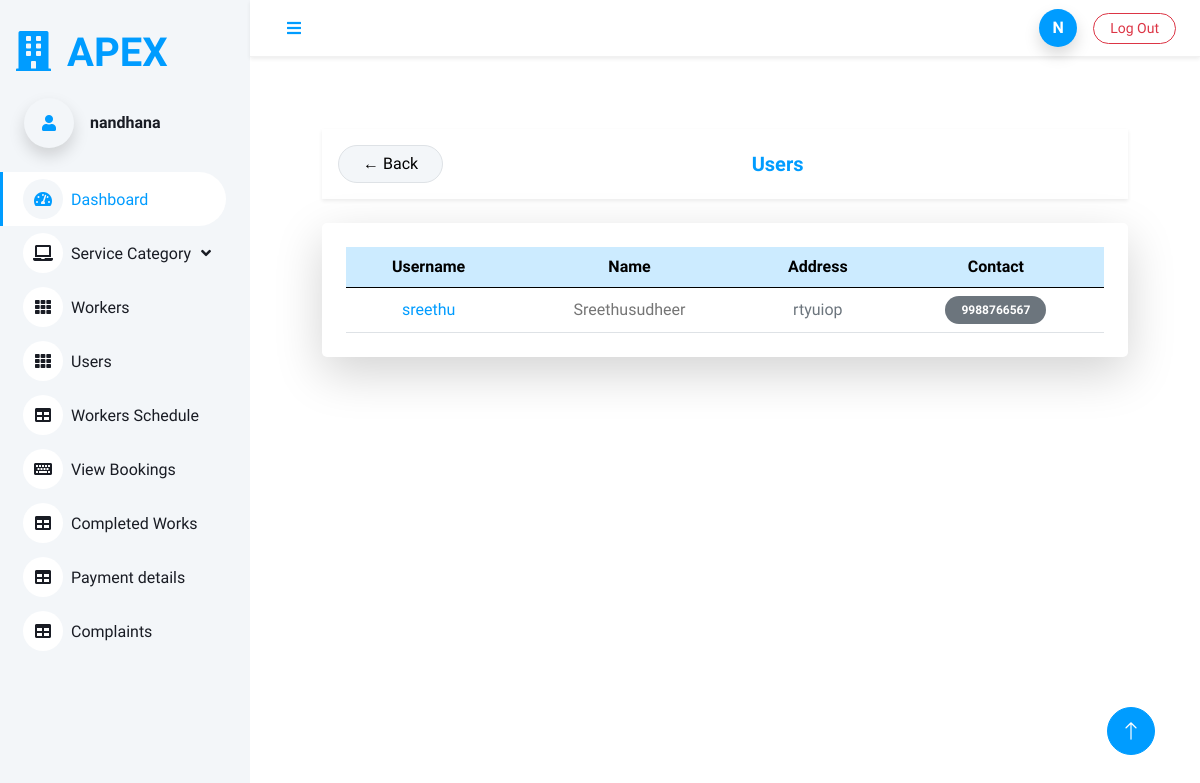
The page /users (signed in) on the database its author committed.
### Homeserviceapp/models.py (models this page shows)
class Login(AbstractUser):
    is_user = models.BooleanField(default=False)
    is_worker = models.BooleanField(default=False)

class UserRegistration(models.Model):
    user = models.OneToOneField(Login, on_delete=models.CASCADE, related_name='user')
    name = models.CharField(max_length=250)
    address = models.TextField(max_length=300)
    contact = models.IntegerField()

### Homeserviceapp/views.py (the view)
# urls.py: path('users', views.view_users, name='users'),
def view_users(request):
    data = UserRegistration.objects.all()
    return render(request, 'admin/view_users.html', {'data': data})

### templates/admin/view_users.html (shortened to what this page needs)
{% extends 'admin/admin_dashboard.html' %}
{% block content %}
<div class="container py-4">
    <div class="d-flex justify-content-between align-items-center mb-4 p-3 bg-white shadow-sm rounded-4">
        <a href="{% url 'admin_dashboard' %}" class="btn btn-light border rounded-pill px-4">
            ← Back
        </a>
        <h5 class="mb-0 fw-bold text-primary">Users</h5>
    </div>
    <div class="card border-0 shadow-lg rounded-4">
        <div class="card-body p-4">
            <div class="table-responsive">
                <table class="table table-hover align-middle text-center mb-0">
                    <thead class="table-primary">
                        <tr>
                            <th>Username</th>
                            <th>Name</th>
                            <th>Address</th>
                            <th>Contact</th>
                        </tr>
                    </thead>
                    <tbody>
                        {% for i in data %}
                        <tr>
                            <td class="fw-semibold text-primary">
                                {{ i.user.username }}
                            </td>
                            <td>{{ i.name }}</td>
                            <td class="text-muted">
                                {{ i.address }}
                            </td>
                            <td>
                                <span class="badge bg-secondary px-3 py-2 rounded-pill">
                                    {{ i.contact }}
                                </span>
                            </td>
                        </tr>
                        {% empty %}
                        <tr>
                            <td colspan="4" class="text-muted py-4">
                                No users found
                            </td>
                        </tr>
                        {% endfor %}
                    </tbody>
                </table>
            </div>
        </div>
    </div>
</div>
{% endblock %}

### templates/admin/admin_dashboard.html (shortened to what this page needs)
<!DOCTYPE html>
<html lang="en">
{% load static %}
<head>
    <link href="https://cdnjs.cloudflare.com/ajax/libs/font-awesome/5.10.0/css/all.min.css" rel="stylesheet">
    <link href="https://cdn.jsdelivr.net/npm/bootstrap-icons@1.4.1/font/bootstrap-icons.css" rel="stylesheet">
    <link href=" {% static '/dashboard/lib/owlcarousel/assets/owl.carousel.min.css' %} " rel="stylesheet">
    <link href=" {% static '/dashboard/lib/tempusdominus/css/tempusdominus-bootstrap-4.min.css' %} " rel="stylesheet" />
    <link href=" {% static '/dashboard/css/bootstrap.min.css' %} " rel="stylesheet">
    <link href=" {% static '/dashboard/css/style.css' %} " rel="stylesheet">
</head>
<body>
    <div>
        <div class="sidebar pe-4 pb-3">
            <nav class="navbar bg-light navbar-light">
                <a href=" {% static 'index.html' %} " class="navbar-brand d-flex align-items-center">
                    <h1 class="m-3 text-primary"><i class="fa fa-building me-3"></i>APEX</h1>
                </a>
                <div class="d-flex align-items-center ms-4 mb-4">
                     <div class="bg-light rounded-circle d-inline-flex align-items-center justify-content-center shadow"
                             style="width: 50px; height: 50px;">
                            <i class="fa fa-user fa-x text-primary"></i>
                        </div>
                    <div class="ms-3">
                        <h6 class="mb-0">{{user.username}}</h6>
                    </div>
                </div>
                <div class="navbar-nav w-100">
                    <a href=" {% url 'admin_dashboard' %} " class="nav-item nav-link active"><i class="fa fa-tachometer-alt me-2"></i>Dashboard</a>
                    <div class="nav-item dropdown">
                        <a href="#" class="nav-link dropdown-toggle" data-bs-toggle="dropdown"><i class="fa fa-laptop me-2"></i>Service Category</a>
                    </div>
                    <a href=" {% url 'view_workers_admin' %} " class="nav-item nav-link"><i class="fa fa-th me-2"></i>Workers</a>
                    <a href=" {% url 'users' %} " class="nav-item nav-link"><i class="fa fa-th me-2"></i>Users</a>
                    <a href="{% url 'workers_schedule' %} " class="nav-item nav-link"><i class="fa fa-table me-2"></i>Workers Schedule</a>
                    <a href=" {% url 'admin_view_appointment' %} " class="nav-item nav-link"><i class="fa fa-keyboard me-2"></i>View Bookings</a>
                    <a href=" {% url 'admin_completed_works' %} " class="nav-item nav-link"><i class="fa fa-table me-2"></i>Completed Works</a>
                    <a href=" {% url 'admin_wallet' %} " class="nav-item nav-link"><i class="fa fa-table me-2"></i>Payment details</a>
                    <a href=" {% url 'admin_view_complaints' %} " class="nav-item nav-link"><i class="fa fa-table me-2"></i>Complaints</a>
                </div>
            </nav>
        </div>
        <div class="content">
            <nav class="navbar navbar-expand-lg navbar-light bg-white sticky-top px-4 py-2 shadow-sm no-print"
                style="border-bottom:1px solid #f1f1f1;">
               <a href="#" class="sidebar-toggler flex-shrink-0">
                    <i class="fa fa-bars"></i>
                </a>
              <div class="navbar-nav ms-auto d-flex align-items-center gap-3">
    <div class="d-flex align-items-center gap-2">
        <div class="rounded-circle bg-primary text-white d-flex align-items-center justify-content-center shadow"
             style="width:38px;height:38px;font-weight:600;">
            {{ user.username|first|upper }}
        </div>
    </div>
    <a href="{% url 'logout_view' %}" class="btn btn-outline-danger btn-sm rounded-pill px-3">
        Log Out
    </a>
</div>
            </nav>
            <div class="container-fluid pt-4 px-4">
                <div class="row g-4">
                    <div class="col-sm-12 col-xl-12">
                        <div class=" text-center rounded p-4">
                            <div class="d-flex align-items-center justify-content-between mb-4">
                                {% block content %}
                                {% endblock %}
                            </div>
                        </div>
                    </div>
                </div>
            </div>
        </div>
        <a href="#" class="btn btn-lg btn-primary btn-lg-square back-to-top"><i class="bi bi-arrow-up"></i></a>
    </div>
</body>
</html>

### static/dashboard/css/style.css (style rules this page uses)
:root { --primary: #009CFF; --light: #F3F6F9; --dark: #191C24; }
.back-to-top { position: fixed; display: none; right: 45px; bottom: 45px; z-index: 99; }
.btn { transition: .5s; }
.btn.btn-primary { color: #FFFFFF; }
.btn-lg-square { width: 48px; height: 48px; }
.btn-square, .btn-sm-square, .btn-lg-square { padding: 0; display: inline-flex; align-items: center; justify-content: center; font-weight: normal; border-radius: 50px; }
.sidebar { position: fixed; top: 0; left: 0; bottom: 0; width: 250px; height: 100vh; overflow-y: auto; background: var(--light); transition: 0.5s; z-index: 999; }
.content { margin-left: 250px; min-height: 100vh; background: #FFFFFF; transition: 0.5s; }
@media (min-width: 992px) { .sidebar { margin-left: 0; } }
@media (min-width: 992px) { .content { width: calc(100% - 250px); } }
.sidebar .navbar .navbar-nav .nav-link { padding: 7px 20px; color: var(--dark); font-weight: 500; border-left: 3px solid var(--light); border-radius: 0 30px 30px 0; outline: none; }
.sidebar .navbar .navbar-nav .nav-link:hover, .sidebar .navbar .navbar-nav .nav-link.active { color: var(--primary); background: #FFFFFF; border-color: var(--primary); }
.sidebar .navbar .navbar-nav .nav-link i { width: 40px; height: 40px; display: inline-flex; align-items: center; justify-content: center; background: #FFFFFF; border-radius: 40px; }
.sidebar .navbar .navbar-nav .nav-link:hover i, .sidebar .navbar .navbar-nav .nav-link.active i { background: var(--light); }
.sidebar .navbar .dropdown-toggle::after { position: absolute; top: 15px; right: 15px; border: none; content: "\f107"; font-family: "Font Awesome 5 Free"; font-weight: 900; transition: .5s; }
.content .navbar .sidebar-toggler, .content .navbar .navbar-nav .nav-link i { width: 40px; height: 40px; display: inline-flex; align-items: center; justify-content: center; background: #FFFFFF; border-radius: 40px; }

### rows shown on the page
Login: username "nandhana", username|first "N"
UserRegistration: user.username "sreethu", name "Sreethusudheer", address "rtyuiop", contact "9988766567"
